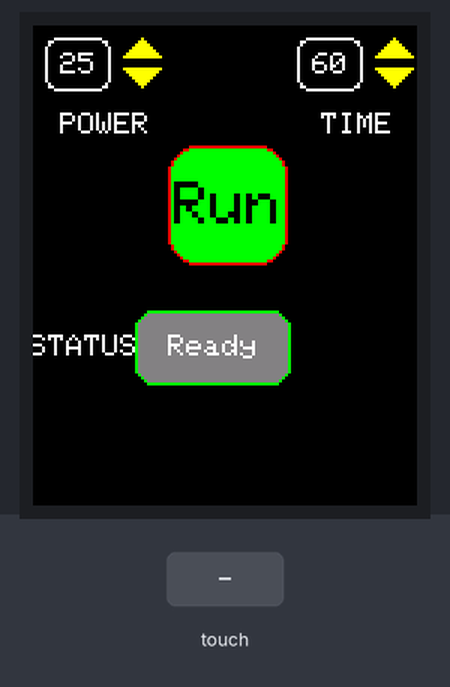
A sketch run on a simulated Arduino Uno, built with avr-gcc and run on an emulated ATmega328P. Parts: 128×160 colour display. The inputs (shaded band) are chosen by the test bench. Random numbers use the default seed unless the sketch sets one; what the sketch prints to the serial monitor is not drawn.

Above: at 1.3 s.
1.4 s: touch panel pressed at 62 % / 50 % of its raw x / y range
At 1.74 s:
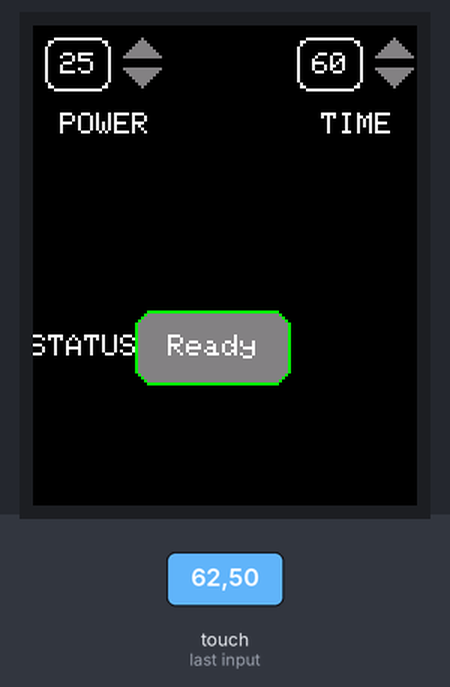
At 2.2 s:
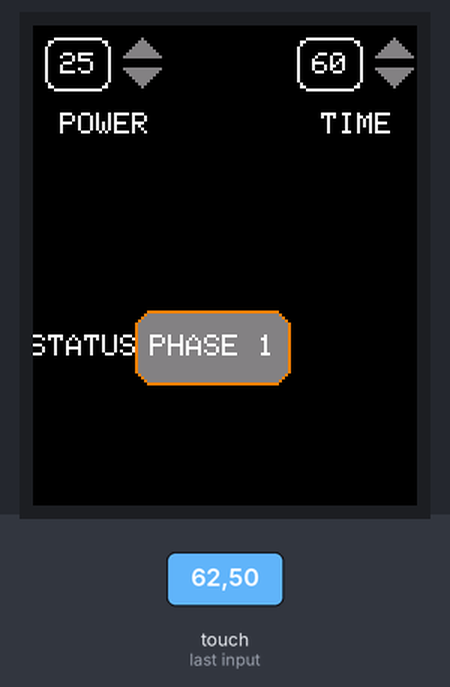
Timing chart, 0 to 4.4 s (numbered marks = the images above; inputs shaded):
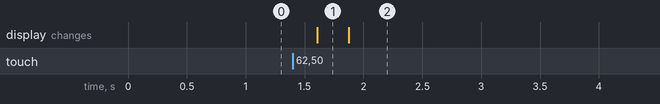

Measured:
- after the input at 1.4 s, the display: changes after 0.21 s (image 1)

The sketch:

mainscreen.ino
```cpp
// Adafruit and SPI libraries
#include <stddef.h>
#include <SPI.h>
#include <Adafruit_GFX.h>
#include <Adafruit_ST7735.h>
#include <Adafruit_ST7789.h>
#include <TouchScreen.h>
#include <millisDelay.h>
// Added a comment


#define WIDTH 128
#define HEIGHT 128

// Pins
#define TFT_DC 8
#define TFT_CS 10
#define TFT_MISO 12
#define TFT_CLK 13
#define TFT_MOSI 11
#define TFT_RST 9


#define TS_MINX 250
#define TS_MINY 290
#define TS_MAXX 850
#define TS_MAXY 850

#define BOXSIZE 40
#define PENRADIUS 3

#define MINPRESSURE 10
#define MAXPRESSURE 1000


//Bruce these contol min/maxs and the step for powere and time
#define MIN_POWER 5
#define MAX_POWER 50
#define POWER_STEP 5


#define MIN_TIME 30
#define MAX_TIME 300
#define TIME_STEP 30


#define ST7735_GRAY 0x8410

#define YP A2
#define XM A3
#define YM 3
#define XP 5


#define TS_MINX 250
#define TS_MINY 290
#define TS_MAXX 850
#define TS_MAXY 850


//Bruce here are the delays for the different phases
// I think 1 is minimum persion if you need shorter I might need change

#define PHASE1_DELAY 5
#define PHASE2_DELAY 5
#define COOLDOWN_PERIOD 5


#define START_BUTTON_X 45
#define START_BUTTON_Y 40
#define START_BUTTON_SIZEX  40
#define START_BUTTON_SIZEY  40

#define STOP_BUTTON_X 85
#define STOP_BUTTON_Y 95
#define STOP_BUTTON_SIZEX  40
#define STOP_BUTTON_SIZEY  25

#define STATUS_TEXT_X 6
#define STATUS_TEXT_Y 95
#define STATUS_TEXT_SIZEX 22
#define STATUS_TEXT_SIZEY  25

#define STATUS_BUTTON_X 34
#define STATUS_BUTTON_Y 95
#define STATUS_BUTTON_SIZEX 52
#define STATUS_BUTTON_SIZEY  25

#define GRAPH_REGION_X 5
#define GRAPH_REGION_Y 36
#define GRAPH_REGION_LIMIT_X 120
#define GRAPH_REGION_LIMIT_Y 90
#define GRAPH_SIZE_X (GRAPH_REGION_LIMIT_X - GRAPH_REGION_X)
#define GRAPH_SIZE_Y (GRAPH_REGION_LIMIT_Y - GRAPH_REGION_Y)


TouchScreen ts = TouchScreen(XP, YP, XM, YM, 450);
Adafruit_ST7735 tft = Adafruit_ST7735 (TFT_CS, TFT_DC, TFT_RST);
Adafruit_GFX * gfx  = (Adafruit_GFX *) &tft;

enum State
{

	READY,
	RUNNING,
	STARTING_PHASE1,
	STARTING_PHASE2,
	COOLDOWN,
	WAITING_RESET,
	ALARM,
	NUM_STATES  // <<This has to be last and is used as count of states

};

// These are useful for debugging
char * stateName[NUM_STATES] =
{
	"ready",
	"running",
	"starting_phase1",
	"starting_phase2",
	"cooldown",
	"waiting_reset"
	"alarm"
};

int runTimeInSeconds =  60;
int powerLevel = 25;

// Timers
millisDelay phase1Delay;
millisDelay phase2Delay;
millisDelay runningTimeDelay;
millisDelay cooldownDelay;

State state = READY;


Adafruit_GFX_Button startButton = Adafruit_GFX_Button();
Adafruit_GFX_Button startButtonClear = Adafruit_GFX_Button();
Adafruit_GFX_Button stopButton = Adafruit_GFX_Button();
Adafruit_GFX_Button stopButtonClear = Adafruit_GFX_Button();
Adafruit_GFX_Button statusButton = Adafruit_GFX_Button();
Adafruit_GFX_Button statusButtonTxt = Adafruit_GFX_Button();
Adafruit_GFX_Button statusButtonClear = Adafruit_GFX_Button();
Adafruit_GFX_Button resetButton = Adafruit_GFX_Button();
Adafruit_GFX_Button resetButtonClear = Adafruit_GFX_Button();


Adafruit_GFX_Button powerDisplay= Adafruit_GFX_Button();
Adafruit_GFX_Button timeDisplay= Adafruit_GFX_Button();
Adafruit_GFX_Button * powerDisplayTxt= NULL;
Adafruit_GFX_Button * timeDisplayTxt= NULL;
//Adafruit_GFX_Button * timeDisplayTxt= Adafruit_GFX_Button();


void  setup () {
   // Start TFT
   Serial.begin(9600);

  	randomSeed(analogRead(0));
	tft.initR(INITR_GREENTAB);
	tft.setTextColor(ST77XX_WHITE);
	tft.setTextSize(1);
	tft.fillScreen(ST77XX_BLACK);
	makeStartButton();
	makeStopButton();
	makeStatusButton();
	makeResetButton();
	startReady();

  Serial.print("Done with setup");
}


void loop()
{


  	TSPoint touchPoint = ts.getPoint();
	uint16_t pressure = ts.pressure();
	bool validTouch = false;

  	if (pressure > MINPRESSURE && pressure < MAXPRESSURE)
	{
		touchPoint.x = map(touchPoint.x, TS_MINX, TS_MAXX, tft.width(), 0);
		touchPoint.y = map(touchPoint.y, TS_MINY, TS_MAXY, 128, 0);
		validTouch = true;
		Serial.print("("); Serial.print(touchPoint.x);
		Serial.print(", "); Serial.print(touchPoint.y);
		Serial.print(", "); Serial.print(touchPoint.z);
		Serial.print(", "); Serial.print(tft.width());
		Serial.print(", "); Serial.print(tft.height());
		Serial.println(")");
	}


	//Serial.print("Pressure =");Serial.print(ts.pressure());Serial.print("\n");
	switch (state)
	{
		case READY:
			drawStartButton(true);
			drawPowerAdjustButtons(true);
			drawTimeAdjustButtons(true);
			drawStatusButton("Ready",ST77XX_GREEN);
  			if (pressure > MINPRESSURE && pressure < MAXPRESSURE)
			{
				readPowerTouchInput(touchPoint, touchPoint.x, touchPoint.y);
				readTimeTouchInput(touchPoint, touchPoint.x, touchPoint.y);
				if( readStartButton(touchPoint, touchPoint.x, touchPoint.y))
				{
					drawStartButton(false);
					drawPowerAdjustButtons(false);
					drawTimeAdjustButtons(false);
					startPhase1();

				}

			}

		break;
		case STARTING_PHASE1:
		drawStatusButton("PHASE 1",ST77XX_ORANGE);
		if( phase1Delay.justFinished())
		{

			startPhase2();
		}

		break;
		case STARTING_PHASE2:
		drawStatusButton("PHASE 2",ST77XX_ORANGE);
		if( phase2Delay.justFinished())
		{
			startRunning();
			drawStopButton(true);
			drawStatusButton("RUNNING",ST77XX_GREEN);
		}

		break;
		case RUNNING:


		addGraphValue(readValueForGraph()); // Just putting random data
		drawGraph(true);
		if (runningTimeDelay.justFinished() ||(validTouch && stopButton.contains(touchPoint.x,touchPoint.y)) )
		{
			startCooldown();
			drawStopButton(false);
			drawStatusButton("COOLDOWN",ST77XX_MAGENTA);
		}
		break;
		case COOLDOWN:
			if( cooldownDelay.justFinished())
			{
				startReset();
				drawStatusButton("RESET",ST77XX_MAGENTA);
				drawResetButton(true);
			}
			//drawResartButton(false);
		break;
		case WAITING_RESET:
		if( validTouch && resetButton.contains(touchPoint.x,touchPoint.y))
		{
			drawResetButton(false);
			drawGraph(false);
			clearGraphEntries();
			startReady();
		}
		break;
		case ALARM:
		if( validTouch && resetButton.contains(touchPoint.x,touchPoint.y))
		{
			drawResetButton(false);
			drawGraph(false);
			clearGraphEntries();
			startReady();
		}
		break;
		break;

	}
	drawTime(runTimeInSeconds);
	drawPower(powerLevel);
	delay(250);

	// do common drawing tasks here

}

/********************Bruce most if not all changes you need to make should be in this section *******************/
/*************************************************Start Bruce Section *******************************************/
void startReady()
{
	state = READY;

}

void startPhase1()
{
	state = STARTING_PHASE1;
	phase1Delay.start(PHASE1_DELAY * 1000);
	Serial.println("Starting phase1");

	//BRUCE  Add code to run immediately after start here

}
void startPhase2()
{
	state = STARTING_PHASE2;
	phase2Delay.start(PHASE1_DELAY * 1000);
	Serial.println("Starting phase2");

	//BRUCE  Add code to run after phase 1 timer here
}

void startRunning()
{
	state = RUNNING;
	runningTimeDelay.start(runTimeInSeconds * 1000);
	Serial.println("Starting running ");

	//BRUCE  Add code to run start of running
}


void startCooldown()
{
	//print 2
	state = COOLDOWN;
	cooldownDelay.start(COOLDOWN_PERIOD * 1000);

	//BRUCE  Add code to init cooldown
   /// turn off
}

void startReset()
{
	state = WAITING_RESET;
}

int readValueForGraph()
{
	//This function called ever 1/4 second when running
	//BRUCE  read any values during runtime here
    // Convert the value to range 1-100
	// then return here insteat of
	//int value = /?????
	// return value;
	return random(0,100);
}

// BRUCE this function will need to be connected to the ALARM interrupt
void doAlarm()
{

	drawStatusButton("ALARM",ST77XX_RED);
	state = ALARM;


}
/****************************************End Bruce Section ***********************/


#define GRAPH_ENTRIES (GRAPH_SIZE_X - 2)

int startIndex = 0;
int endIndex = 0;
int graphCount = 0;
int graphData[GRAPH_ENTRIES];

void addGraphValue(int val)
{
	if (val < 0 ) val = 0;
	if (val > 100 ) val = 100;
	int scaledValue = (val * GRAPH_SIZE_Y)/100;
	endIndex = (endIndex + 1)% GRAPH_ENTRIES;
	if (graphCount <  GRAPH_ENTRIES)
		graphCount++;
	if (graphCount  == GRAPH_ENTRIES)
		startIndex = (startIndex + 1)% GRAPH_ENTRIES;
	graphData[endIndex] = scaledValue;
}

void clearGraphEntries()
{
	startIndex = 0;
	endIndex = 0;
	graphCount = 0;

}


void drawGraph(bool on)
{
	//gfx->startWrite();
	if (on)
	{
		gfx->drawFastHLine(GRAPH_REGION_X,GRAPH_REGION_Y,GRAPH_SIZE_X,ST77XX_CYAN);
		gfx->drawFastVLine(GRAPH_REGION_X,GRAPH_REGION_Y,GRAPH_SIZE_Y,ST77XX_CYAN);
		gfx->drawFastHLine(GRAPH_REGION_X,GRAPH_REGION_LIMIT_Y,GRAPH_SIZE_X,ST77XX_CYAN);
		gfx->drawFastVLine(GRAPH_REGION_LIMIT_X,GRAPH_REGION_Y,GRAPH_SIZE_Y,ST77XX_CYAN);
		gfx->fillRect(GRAPH_REGION_X+1,GRAPH_REGION_Y+1,GRAPH_SIZE_X-1,GRAPH_SIZE_Y-2,ST77XX_BLACK);
		for (int i = 0; i <	graphCount ; i++)
		{
			int val = graphData[(startIndex +i)  %  GRAPH_ENTRIES];
			gfx->drawFastVLine(GRAPH_REGION_X+i+1,GRAPH_SIZE_Y + GRAPH_REGION_Y-val,val,ST77XX_BLUE);
		}

	}
	else
	{
		gfx->fillRect(GRAPH_REGION_X,GRAPH_REGION_Y,GRAPH_SIZE_X+1,GRAPH_SIZE_Y+1,ST77XX_BLACK);
	}
	//gfx->endWrite();
}


void makeStartButton()
{
	startButton.initButtonUL((Adafruit_GFX*)&tft
							 ,START_BUTTON_X,START_BUTTON_Y
							 ,START_BUTTON_SIZEX,START_BUTTON_SIZEY
							 ,ST77XX_RED,ST77XX_GREEN,ST77XX_BLACK
							 ,"Run",2);

	startButtonClear.initButtonUL((Adafruit_GFX*)&tft
							  ,START_BUTTON_X,START_BUTTON_Y
							  ,START_BUTTON_SIZEX,START_BUTTON_SIZEY
							  ,ST77XX_BLACK,ST77XX_BLACK,ST77XX_BLACK
							  ,"",2);


}

void drawStartButton(bool on)
{
	if (on)
		startButton.drawButton();
	else
		startButtonClear.drawButton();

}

void makeStopButton( )
{
	stopButton.initButtonUL((Adafruit_GFX*)&tft
							 ,STOP_BUTTON_X,STOP_BUTTON_Y
							 ,STOP_BUTTON_SIZEX,STOP_BUTTON_SIZEY
							 ,ST77XX_RED,ST77XX_RED,ST77XX_WHITE
							 ,"STOP",1);

	stopButtonClear.initButtonUL((Adafruit_GFX*)&tft
							  ,STOP_BUTTON_X,STOP_BUTTON_Y
							  ,STOP_BUTTON_SIZEX,STOP_BUTTON_SIZEY
							  ,ST77XX_BLACK,ST77XX_BLACK,ST77XX_BLACK
							  ,"",1);

}

void makeResetButton( )
{
	resetButton.initButtonUL((Adafruit_GFX*)&tft
							 ,STOP_BUTTON_X,STOP_BUTTON_Y
							 ,STOP_BUTTON_SIZEX,STOP_BUTTON_SIZEY
							 ,ST77XX_ORANGE,ST77XX_ORANGE,ST77XX_WHITE
							 ,"RESET",1);

	resetButtonClear.initButtonUL((Adafruit_GFX*)&tft
							  ,STOP_BUTTON_X,STOP_BUTTON_Y
							  ,STOP_BUTTON_SIZEX,STOP_BUTTON_SIZEY
							  ,ST77XX_BLACK,ST77XX_BLACK,ST77XX_MAGENTA
							  ,"",1);

}

void drawStopButton(bool on)
{
	if (on)
		stopButton.drawButton();
	else
		stopButtonClear.drawButton();
}

void drawResetButton(bool on)
{
	if (on)
		resetButton.drawButton();
	else
		resetButtonClear.drawButton();
}


void makeStatusButton()
{

	statusButtonTxt.initButtonUL((Adafruit_GFX*)&tft
							 ,STATUS_TEXT_X,STATUS_TEXT_Y
							 ,STATUS_TEXT_SIZEX,STATUS_TEXT_SIZEY
							 ,ST77XX_BLACK,ST77XX_BLACK,ST77XX_WHITE
							 ,"STATUS",1);


	statusButton.initButtonUL((Adafruit_GFX*)&tft
							 ,STATUS_BUTTON_X,STATUS_BUTTON_Y
							 ,STATUS_BUTTON_SIZEX,STATUS_BUTTON_SIZEY
							 ,ST77XX_RED,ST77XX_RED,ST77XX_WHITE
							 ,"READY",1);

	statusButtonClear.initButtonUL((Adafruit_GFX*)&tft
							  ,STATUS_BUTTON_X,STATUS_BUTTON_Y
							  ,STATUS_BUTTON_SIZEX,STATUS_BUTTON_SIZEY
							  ,ST77XX_BLACK,ST77XX_BLACK,ST77XX_BLACK
							  ,"",1);

}

void drawStatusButton(char * status,uint16_t color)
{
	statusButtonTxt.drawButton();
	statusButtonClear.drawButton();
	statusButton.initButtonUL((Adafruit_GFX*)&tft
							 ,STATUS_BUTTON_X,STATUS_BUTTON_Y
							 ,STATUS_BUTTON_SIZEX,STATUS_BUTTON_SIZEY
							 ,color,ST7735_GRAY,ST77XX_WHITE
							 ,status,1);
	statusButton.drawButton();

}

void drawPowerAdjustButtons(bool on)
{
	if (on == true)
	{
	  tft.fillTriangle(36, 4, 30, 10, 42, 10, ST77XX_YELLOW); //powerup triangle
	  tft.fillTriangle(36, 20, 30, 14, 42, 14, ST77XX_YELLOW); //powerdown triangle
	}
	else
	{
	  tft.fillTriangle(36, 4, 30, 10, 42, 10, ST7735_GRAY); //powerup triangle
	  tft.fillTriangle(36, 20, 30, 14, 42, 14, ST7735_GRAY); //powerdown triangle

	}

}

void drawTimeAdjustButtons(bool on)
{
	if (on == true)
	{
  		tft.fillTriangle(120, 4, 114, 10, 126, 10, ST77XX_YELLOW);  //timeup triangle
  		tft.fillTriangle(120, 20, 114, 14, 126, 14, ST77XX_YELLOW);  //time down triangle
	}
	else
	{
  		tft.fillTriangle(120, 4, 114, 10, 126, 10, ST7735_GRAY);  //timeup triangle
  		tft.fillTriangle(120, 20, 114, 14, 126, 14, ST7735_GRAY);  //time down triangle
	}
}

void drawTime(int time)
{
	if (!timeDisplayTxt)
	{
		String timeStrTxt = String("TIME");
		timeDisplayTxt = new Adafruit_GFX_Button();
		timeDisplayTxt->initButtonUL((Adafruit_GFX*)&tft,97,24,22,18
					  ,ST77XX_BLACK,ST77XX_BLACK,ST77XX_WHITE
					  ,(char*)timeStrTxt.c_str(),1);
		timeDisplayTxt->drawButton();
	}


	String timeStr = String(time);
	timeDisplay.initButtonUL((Adafruit_GFX*)&tft,88,4,22,18
				  ,ST77XX_WHITE,ST77XX_BLACK,ST77XX_WHITE
				  ,(char*)timeStr.c_str(),1);
	timeDisplay.drawButton();


}


void drawPower(int power)
{
	if (!powerDisplayTxt)
	{
		String powerStrTxt = String("POWER");
		powerDisplayTxt = new Adafruit_GFX_Button();
		powerDisplayTxt->initButtonUL((Adafruit_GFX*)&tft,13,24,22,18
					  ,ST77XX_BLACK,ST77XX_BLACK,ST77XX_WHITE
					  ,(char*)powerStrTxt.c_str(),1);
		powerDisplayTxt->drawButton();
	}
	String powerStr = String(power);
	powerDisplay.initButtonUL((Adafruit_GFX*)&tft,4,4,22,18
				  ,ST77XX_WHITE,ST77XX_BLACK,ST77XX_WHITE
				  ,(char*)powerStr.c_str(),1);
	powerDisplay.drawButton();

}


// We validate the touchX and touchY so this is only called if touch is valid
// This saves duplicated the checking code we do it once at start of input.


void readPowerTouchInput(TSPoint touchPoint, int touchX, int touchY)
{
	// I'm checking the rectangle that encloses the button.
    // This is easier than checking the triangle and should be accurate enough
	// if it's a problem term I can do the test to check you are inside

	if (touchX >= 30 && touchX < 42 && touchY >4 && touchY < 10 )
	{
    Serial.print("Got power touch");
		if ((powerLevel + POWER_STEP)  <= MAX_POWER)
		{
			powerLevel = powerLevel + POWER_STEP;

		}
		else
		{
			powerLevel = MAX_POWER;
		}


	}
	else if (touchX >= 30 && touchX < 42 && touchY >14 && touchY < 20 )
	{
		if ((powerLevel - POWER_STEP)  >= MIN_POWER)
		{
			powerLevel = powerLevel - POWER_STEP;

		}
		else
		{
			powerLevel = MIN_POWER;
		}


	}
}

void readTimeTouchInput(TSPoint touchPoint, int touchX, int touchY)
{
	// I'm checking the rectangle that encloses the button.
    // This is easier than checking the triangle and should be accurate enough
	// if it's a problem term I can do the test to check you are inside

	if (touchX >= 114 && touchX < 136 && touchY >4 && touchY < 10 )
	{
    Serial.print("Got time touch");
		if ((runTimeInSeconds + TIME_STEP)  <= MAX_TIME)
		{
			runTimeInSeconds = runTimeInSeconds + TIME_STEP;

		}
		else
		{
			runTimeInSeconds = MAX_TIME;
		}

	}
	else if (touchX >= 114 && touchX < 136 && touchY >14 && touchY < 20 )
	{
		if ((runTimeInSeconds - TIME_STEP)  >= MIN_TIME)
		{
			runTimeInSeconds = runTimeInSeconds - TIME_STEP;

		}
		else
		{
			runTimeInSeconds = MIN_TIME;
		}


	}
}


bool readStartButton(TSPoint touchPoint, int touchX, int touchY)
{
	if (startButton.contains(touchX,touchY))
	{
		return true;
	}
	else
	{
		return false;
	}


}
```
